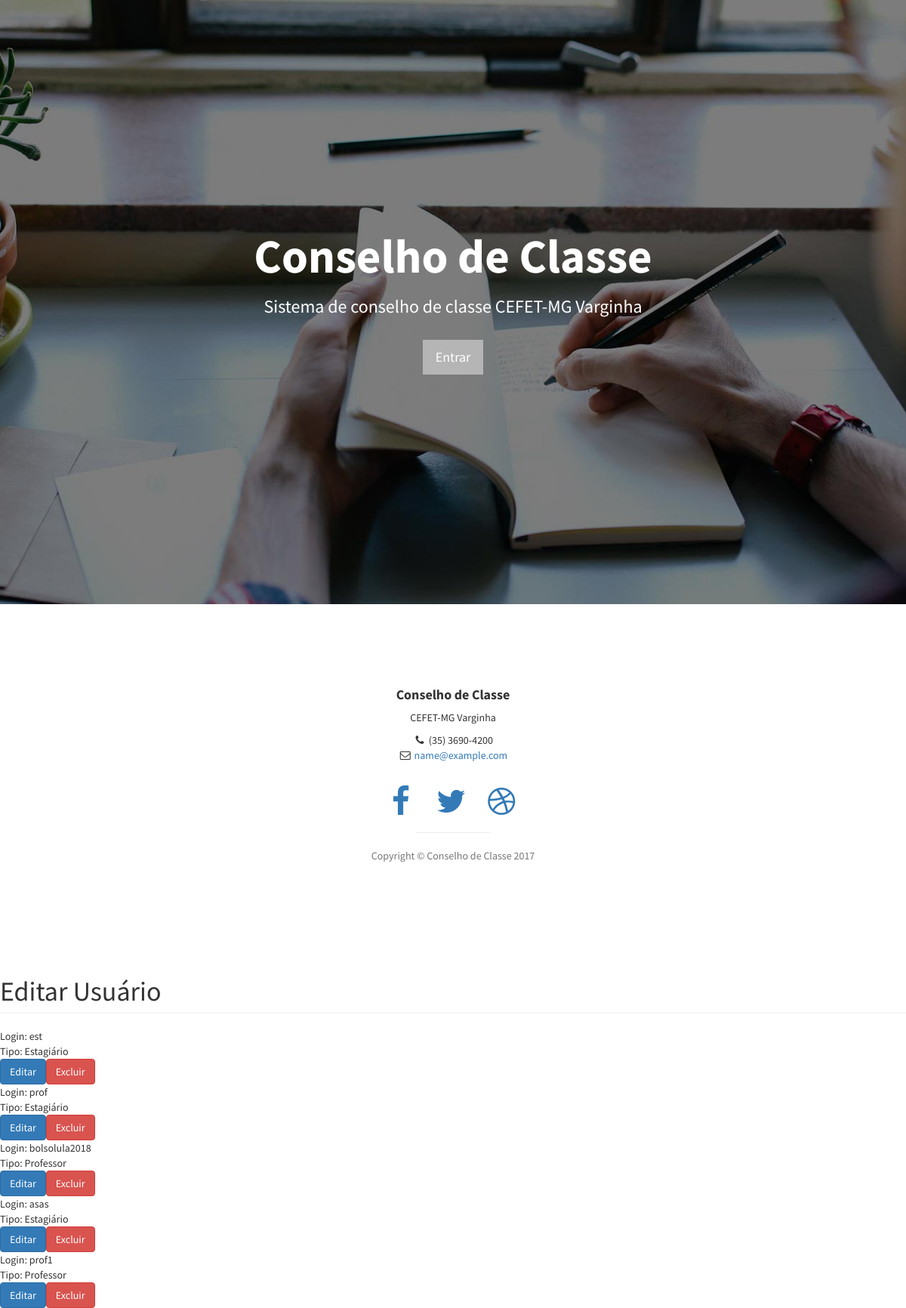
The page /index.php/cadastro/editar on the database its author committed.
### tables this page shows
CREATE TABLE `USUARIO` (
  `idUSUARIO` int(11) NOT NULL,
  `NOME` varchar(60) DEFAULT NULL,
  `LOGIN` varchar(45) NOT NULL,
  `SENHA` varchar(45) NOT NULL,
  `TIPO` int(11) NOT NULL
);

### application/controllers/Cadastro.php (called while the page is built, shortened)
<?php
	class Cadastro extends CI_Controller {
		public function editar(){
			$data['USUARIO'] = $this->db->get('USUARIO')->result();
			$data['url'] = base_url();
			$x = $this->session->userdata('tipo');
			if($x == '0')
				$this->parser->parse('editar', $data);
			else
				$this->parser->parse('coordeditar', $data);
		}
}

### index.php (called while the page is built, shortened)
<?php
require_once BASEPATH.'core/CodeIgniter.php';

### application/views/coordeditar.php (the view)
<div id="Main">
        <div id="page-wrapper">
            <div class="row">
                <div class="col-lg-12">
                    <h1 class="page-header">Editar Usuário</h1>
                </div>
            </div>
            <div class="row" id="principal">
		        	<div class="col-lg-12 col-md-12" id="btn">
							<?php
								foreach($USUARIO as $band){
									if($band->TIPO == '4' or $band->TIPO == '5'){
										echo "Login: " . $band->LOGIN.br();
									echo "Tipo: ";
									if($band->TIPO == 4)
										echo "Estagiário" .br();
									else if($band->TIPO == 5)
										echo "Professor" .br();
									echo anchor("Cadastro/editor/".$band->idUSUARIO, " Editar ", 'id="btn" class="btn btn-primary"').anchor("Cadastro/excluir/".$band->idUSUARIO, "Excluir ", 'class="btn btn-danger"').br();
									}
								}
							?>
			</div>
		</div>
	</div>
</div>

### assets/css/stylish-portfolio.css (style rules this page uses)
html, body { width: 100%; height: 100%; }
body { font-family: "Source Sans Pro","Helvetica Neue",Helvetica,Arial,sans-serif; }

### rows shown on the page
usuario: LOGIN "est", idUSUARIO "Editar", idUSUARIO "Excluir"
usuario: LOGIN "prof", idUSUARIO "Editar", idUSUARIO "Excluir"
usuario: LOGIN "bolsolula2018", idUSUARIO "Editar", idUSUARIO "Excluir"
usuario: LOGIN "asas", idUSUARIO "Editar", idUSUARIO "Excluir"
usuario: LOGIN "prof1", idUSUARIO "Editar", idUSUARIO "Excluir"
